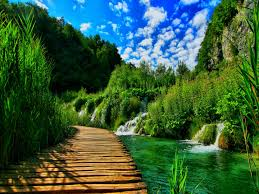
#> input picture test_images/clouds 2.jpg, 259 x 194 px, given in place of green.jpg, which was not available; the run also reads 2 pictures not shown here
$ python texture_transformationsRGB.py
#> lines starting #> are read from the running program, lines starting #| are printed output that depends on the picture; pictures that were not available may be replaced by others from this repository, and a replacement may not be noted
import cv2
import numpy as np
from numpy import *
from scipy import *
import matplotlib.pyplot as plt

# Hyperparameters for image transformations
kernel_size = (10,10) 												#parameters for blurring an image done by im_blur
weights = (0.5,0.5)  												#parameters for blending an image done by im_blend
translation_matrix = np.float32([[1,0,50],[0,1,50]]) 				#parameters for translating an image done by im_translate
degree_of_rotation = 90                               				#parameter for rotating an image by a given angle done by im_rotate

pts1_aff = np.float32([[20,20],[50,20],[35,80]])
pts2_aff = np.float32([[20,20],[50,20],[35,80]])
points_aff = (pts1_aff,pts2_aff)									#parameters for doing an affine transform done by affine_transform

pts1_psp = np.float32([[20,20],[50,20],[35,80],[60,90]])
pts2_psp = np.float32([[0,0],[300,0],[0,300],[300,300]])			#parameters for doing a perspective transform done by perspective_transform
points_psp = (pts1_psp,pts2_psp)


def im_blur(im,kernel_size):
	return cv2.blur(im,kernel_size)

def im_blend(im1,im2,weights):
	return cv2.addWeighted(im1, weights[0], im2, weights[1], 0)

# [40 lines left out: functions im_translate, im_rotate, affine_transform, perspective_transform, translate_rotate, affine_perspective, not called in this run]


def display_blur(im):
	cv2.imshow('blurred image',im_blur(im,kernel_size))

def display_blend(im1,im2):
	cv2.imshow('Blended images',im_blend(im1,im2,weights))

def display_translation(im):
	cv2.imshow('Translated', im_translate(im,translation_matrix))

def display_rotation(im):
	cv2.imshow('Rotated', im_rotate(im,degree_of_rotation))

def display_affine_transformation(im):
	cv2.imshow('Affine transform', affine_transform(im,points_aff))

def display_perspective_transformation(im):
	cv2.imshow('Perspective transform', perspective_transform(im,points_psp))

def display_translate_rotate(im):
	cv2.imshow("Translation Rotation", translate_rotate(im))

def display_affine_perspective(im):
	cv2.imshow("Affine perspective",affine_perspective(im))

im1 = cv2.imread('test_images/green.jpg')
#> im1 is the input picture: shape (194, 259, 3); mean B, G, R 61.5, 93.3, 57.2
im2 = cv2.imread('test_images/icy.jpg')
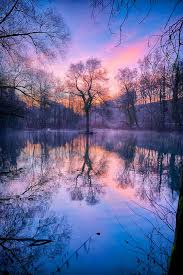
#> input picture test_images/icy.jpg, 183 x 275 px
#> im2 is the input picture: shape (275, 183, 3); mean B, G, R 151.7, 103.9, 101.8
im3 = cv2.imread('test_images/clouds.jpg')
im4 = cv2.imread('test_images/lake.jpg')

w1,h1,_ = im1.shape
#> w1 = 194; h1 = 259
w2,h2,_ = im2.shape
#> w2 = 275; h2 = 183
w3,h3,_ = im3.shape
#> w3 = 194; h3 = 259
w4,h4,_ = im4.shape
#> w4 = 194; h4 = 259
# [4 lines of commented-out code are left out]
im1 = cv2.resize(im1,(256,256))
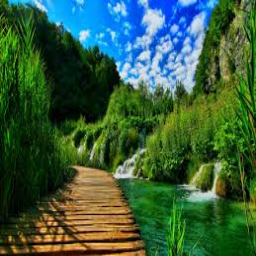
#> im1: shape (256, 256, 3); mean B, G, R 61.4, 93.1, 57.1
im2 = cv2.resize(im2,(256,256))
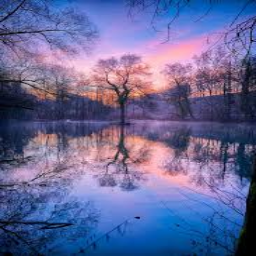
#> im2: shape (256, 256, 3); mean B, G, R 151.5, 103.8, 101.7
im3 = cv2.resize(im3,(256,256))
im4 = cv2.resize(im4,(256,256))

w1,h1,_ = im1.shape
#> w1 = 256; h1 = 256
w2,h2,_ = im2.shape
#> w2 = 256; h2 = 256
w3,h3,_ = im3.shape
#> w3 = 256; h3 = 256
w4,h4,_ = im4.shape
#> w4 = 256
# [4 lines of commented-out code are left out]

p1 = np.float32([[random.randint(20,25),random.randint(20,25)],[random.randint(50,55),random.randint(20,25)],[random.randint(35,40),random.randint(80,90)]])
p2 = np.float32([[random.randint(20,25),random.randint(20,25)],[random.randint(50,55),random.randint(20,25)],[random.randint(35,40),random.randint(80,90)]])
p3 = np.float32([[0,0],[random.randint(50,100),0],[0,random.randint(50,100)],[random.randint(50,100),random.randint(50,100)]])
p4 = np.float32([[0,0],[random.randint(50,100),0],[0,random.randint(50,100)],[random.randint(50,100),random.randint(50,100)]])
# [92 lines of commented-out code are left out]
